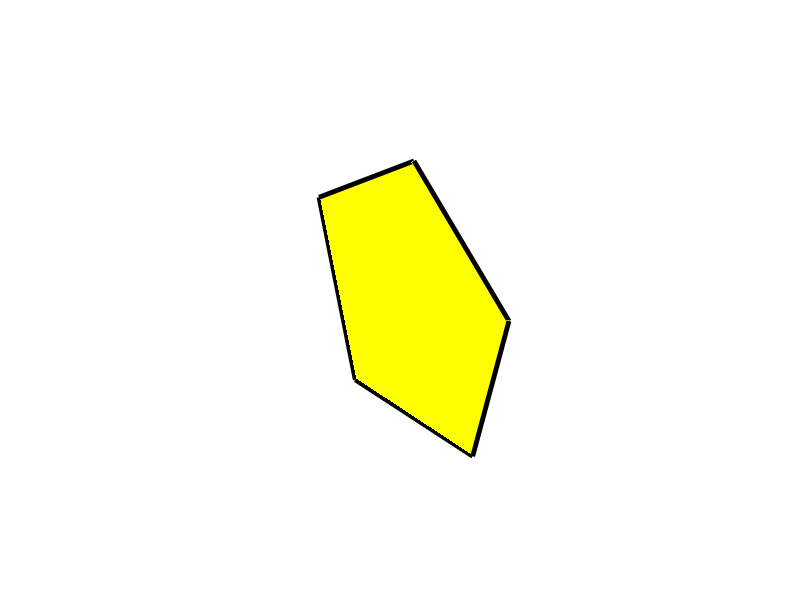

Source code (MATLAB): (Note: this script raises an error after producing the figure.)
clear all
close all
n = 9;
P1 = [0; cos(2*pi/5+pi/10); sin(2*pi/5+pi/10)];
P2 = [0; cos(4*pi/5+pi/10); sin(4*pi/5+pi/10)];
P3 = [0; cos(6*pi/5+pi/10); sin(6*pi/5+pi/10)];
P4 = [0; cos(8*pi/5+pi/10); sin(8*pi/5+pi/10)];
P5 = [0; cos(pi/10); sin(pi/10)];
theta1 = 43; %Bendin angle
theta2 = 18; %Twisting angle
fill3([P1(1) P2(1) P3(1) P4(1) P5(1) P1(1)], [P1(2) P2(2) P3(2) P4(2) P5(2) P1(2)], [P1(3) P2(3) P3(3) P4(3) P5(3) P1(3)],'y','linewidth',3.5)
xlabel('X')
ylabel('Y')
zlabel('Z')
axis equal
axis off
hold on
i = 1;
E = zeros(3,13);
E(:,1) = (P1+P2+P3+P4+P5)/5;
while i < 13
    V = rotate_pentamer_twisted(n,theta1,theta2,P1,P2,P3,P4,P5);
    V1 = V(:,1);
    V2 = V(:,2);
    V3 = V(:,3);
    V4 = V(:,4);
    V5 = V(:,5);
    fill3([V1(1) V2(1) V3(1) V4(1) V5(1) V1(1)], [V1(2) V2(2) V3(2) V4(2) V5(2) V1(2)], [V1(3) V2(3) V3(3) V4(3) V5(3) V1(3)],'y','linewidth',3.5)
    hold on
    P1 = V1;
    P2 = V2;
    P3 = V3;
    P4 = V4;
    P5 = V5;
    E(:,i+1) = (P1+P2+P3+P4+P5)/5;
    i = i+1;
end
hold off
alpha(0.7) %make the plot see through